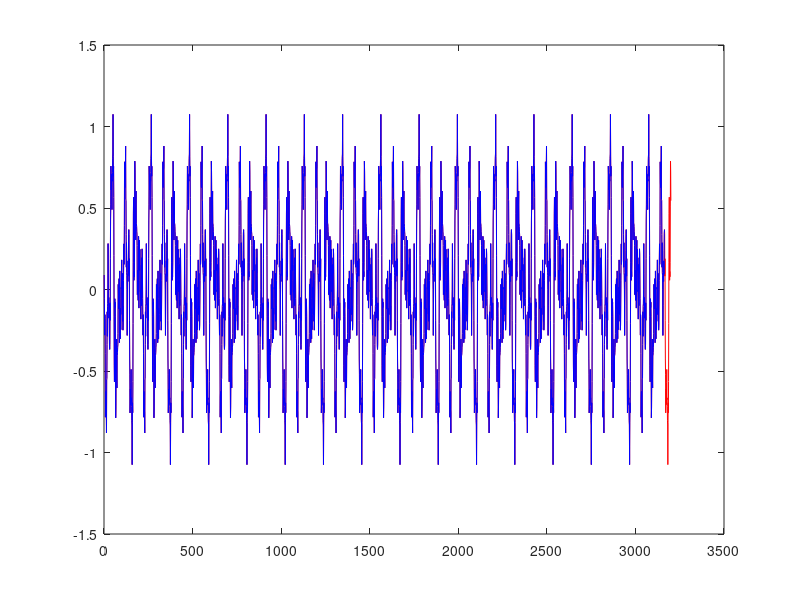

Recreate this plot in MATLAB.

    NC = 3200;
    x = [1:NC] - NC/2;
    WLD = 6.0;

    hw.toLens_mm   = 522;
    hw.screen_mm = [400 300]; 
    hw.screen_px = [1600 1200]; 
    
    PXD = WLD * tan(pi/180) * hw.toLens_mm * hw.screen_px(1) / hw.screen_mm(1);
    HDSP = round(PXD / 8.0);   % 90 deg phase disparity of fundamental +-45
    PXD = HDSP * 8.0;

    % FUNDAMENTAL
    S1l = 4/pi*sin(2*pi*(x+0.5+HDSP)/PXD); 
    S1r = 4/pi*sin(2*pi*(x+0.5-HDSP)/PXD); 
    % SW
    SW90.l = sign(S1l);
    SW90.r = sign(S1r);
    % MF
    MF90.l = SW90.l - S1l;
    MF90.r = SW90.r - S1r;

    PXD = WLD * tan(pi/180) * hw.toLens_mm * hw.screen_px(1) / hw.screen_mm(1);
    HDSP = round(PXD / 12.0);   % 60 deg phase disparity of fundamental +-30
    PXD = HDSP * 12.0;
    disp(PXD);
    % FUNDAMENTAL
    S1l = 4/pi*sin(2*pi*(x+0.5+HDSP)/PXD); 
    S1r = 4/pi*sin(2*pi*(x+0.5-HDSP)/PXD); 
    % 5F
    S5l = 4/(pi*5)*sin(2*pi*(x+0.5+HDSP)/(PXD / 5.0)); 
    S5r = 4/(pi*5)*sin(2*pi*(x+0.5-HDSP)/(PXD / 5.0)); 
    % 7F
    S7l = 4/(pi*7)*sin(2*pi*(x+0.5+HDSP)/(PXD / 7.0)); 
    S7r = 4/(pi*7)*sin(2*pi*(x+0.5-HDSP)/(PXD / 7.0)); 
    % MF
    MF60.l = sign(S1l) - S1l;
    MF60.r = sign(S1r) - S1r;
    % MF-5F
    MF5F.l = MF60.l - S5l;
    MF5F.r = MF60.r - S5r;
    % MF-5F-7F
    MF7F.l = MF5F.l - S7l;
    MF7F.r = MF5F.r - S7r;
    % MF phase scrambled
    for i=1:1,
        MFps{i}.l = 0;
        MFps{i}.r = 0;
        N = 3;
        while (PXD / N) > 2,
            rp = rand(1) * 2 * pi;
            MFps{i}.l = MFps{i}.l + 4/(pi*N)*sin(2*pi*(x+0.5+HDSP)/(PXD / N)+rp); 
            MFps{i}.r = MFps{i}.r + 4/(pi*N)*sin(2*pi*(x+0.5-HDSP)/(PXD / N)+rp); 
            N = N + 2;
        end;
%         figure;
         plot(MFps{i}.l, 'r');
         hold on;
         plot(MFps{i}.r((HDSP*2+1):end), 'b');
    end;
    

